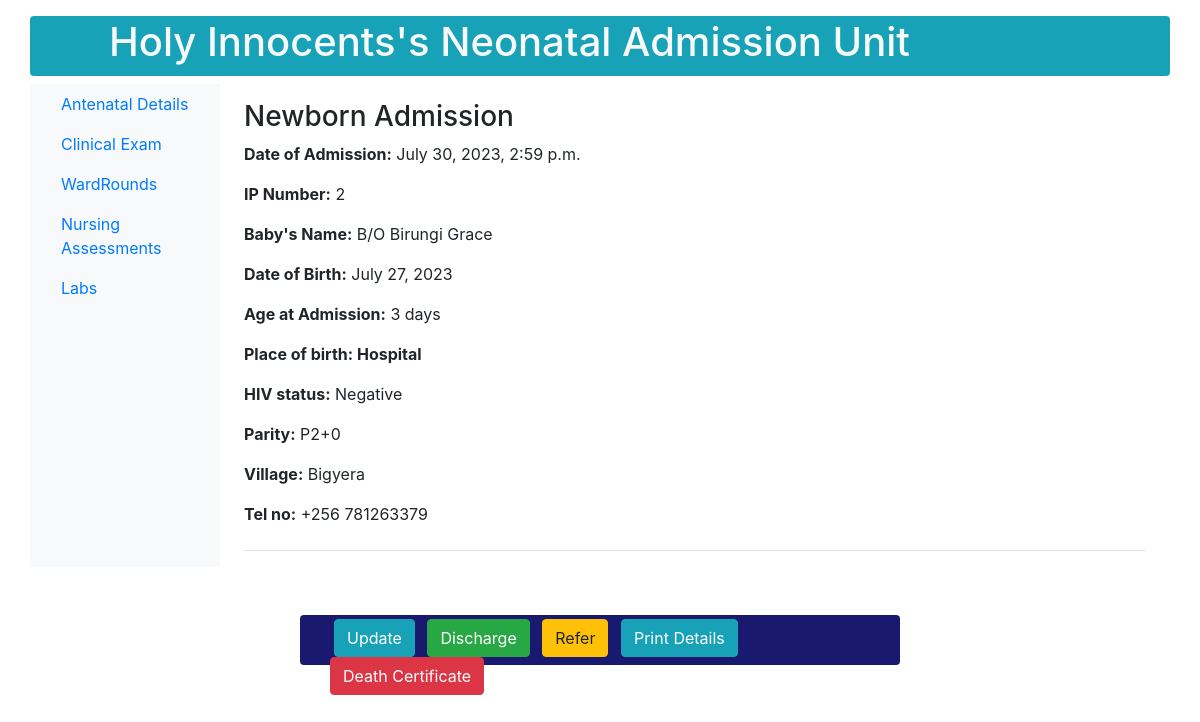
Before: /newborn/print/2/ with the older database file.
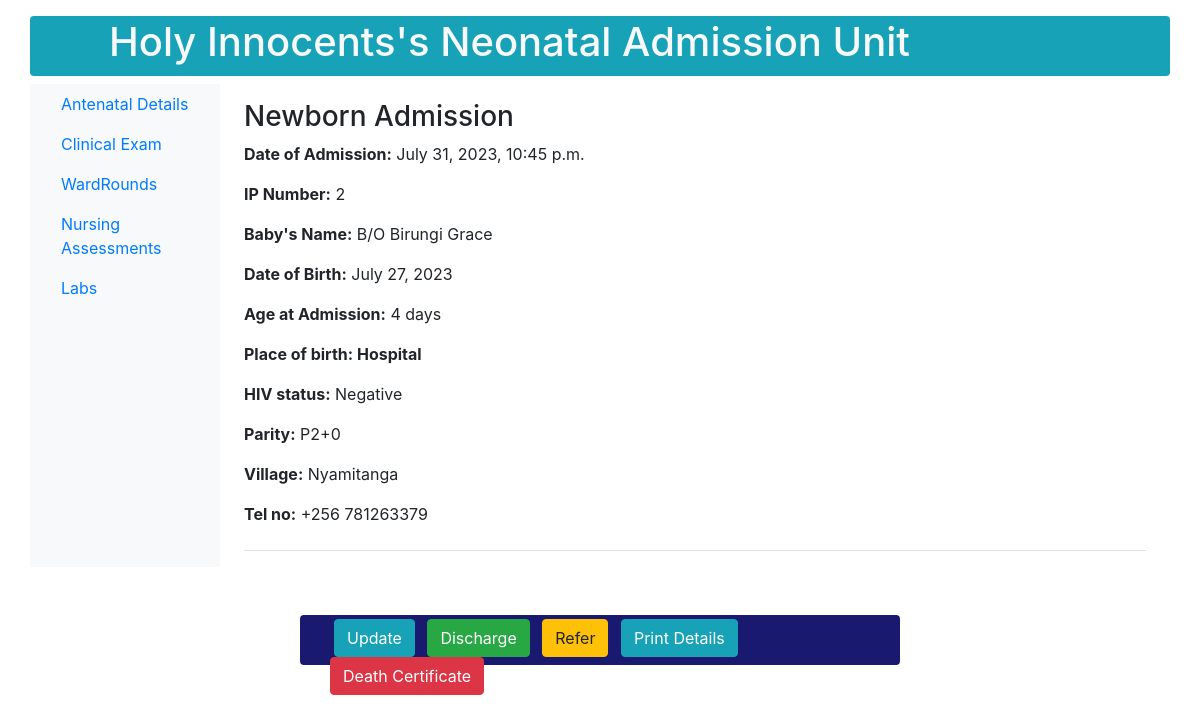
After: the same page with the newer database file.
### newborn/models.py (models this page shows, shortened)
class NewbornAdmission(models.Model):
    PLACE_OF_BIRTH_CHOICES = [
        ('Hospital', 'Hospital'),
        ('Along the road', 'Along the road'),
        ('Home', 'Home'),
    ]
    MODE_OF_DELIVERY_CHOICES = [
        ('SVD', 'SVD (Spontaneous Vaginal Delivery)'),
        ('C/S', 'C/S (Caesarean Section)'),
    ]
    MEANS_OF_TRANSPORT_CHOICES = [
        ('Ambulance', 'Ambulance'),
        ('Public means', 'Public means'),
    ]
    YES_NO_CHOICES = [
        ('Yes', 'Yes'),
        ('No', 'No'),
    ]
    SEX = [
        ('M', 'M'),
        ('F', 'F'),
    ]
    admission_date = models.DateTimeField()
    name = models.CharField(max_length=100)
    sex = models.CharField(max_length=100, choices=SEX)
    birth_weight = models.DecimalField(max_digits=2, decimal_places=1)
    delivery_date = models.DateTimeField()
    place_of_birth = models.CharField(max_length=20, choices=PLACE_OF_BIRTH_CHOICES)
    hospital_name = models.CharField(max_length=100, blank=True, null=True)
    mode_of_delivery = models.CharField(max_length=3, choices=MODE_OF_DELIVERY_CHOICES)
    indication = models.CharField(max_length=100, blank=True, null=True)
    resuscitation_done = models.CharField(max_length=3, choices=YES_NO_CHOICES)
    resuscitation_choices_1 = models.BooleanField(verbose_name='Bag&Mask', default=False, blank=True)
    resuscitation_choices_2 = models.BooleanField(verbose_name='Oxygen', default=False, blank=True)
    referred_in = models.CharField(max_length=3, choices=YES_NO_CHOICES)
    facility_name = models.CharField(max_length=100, blank=True, null=True)
    referral_date_time = models.DateTimeField(blank=True, null=True)
    reason_for_referral = models.CharField(max_length=100, blank=True, null=True)
    means_of_transport = models.CharField(max_length=20, choices=MEANS_OF_TRANSPORT_CHOICES, blank=True, null=True)
    oxygen_transport = models.CharField(max_length=3, choices=YES_NO_CHOICES, blank=True, null=True)
    mother = models.ForeignKey(MotherDetails, on_delete=models.CASCADE, null=True)

class MotherDetails(models.Model):
    name = models.CharField(max_length=50)
    age = models.IntegerField(default=28)
    blood_group = models.CharField(max_length=50, choices=BLOOD_GROUP)
    parity = models.CharField(max_length=100)
    number_of_living_children = models.CharField(max_length=100)
    hiv_status = models.CharField(max_length=50, choices=HIV_STATUS)
    level_of_education = models.CharField(max_length=50, choices=LEVEL_OF_EDUCATION)
    occupation = models.CharField(max_length=50, choices=OCCUPATION)
    location = models.ForeignKey(MotherLocation, on_delete=models.CASCADE, null=True)

class MotherLocation(models.Model):
    country = models.CharField(max_length=100)
    district = models.ForeignKey(District, on_delete=models.CASCADE)
    county_municipality = models.ForeignKey(CountyMunicipality, on_delete=models.CASCADE)
    subcounty = models.ForeignKey(Subcounty, on_delete=models.CASCADE)
    parish = models.ForeignKey(Parish, on_delete=models.CASCADE)
    village = models.ForeignKey(Village, on_delete=models.CASCADE)
    nin_no = models.CharField(max_length=100, default='CMX10000000')
    contact = models.CharField(max_length=100, default='+256 ')

class Village(models.Model):
    parish = models.ForeignKey(Parish, on_delete=models.CASCADE, null=True)
    name = models.CharField(max_length=100)
    def __str__(self):
        return self.name

### newborn/views.py (the view)
# urls.py: path('newborn/print/<int:pk>/', views.print_detail, name='clerkship-page'),
def print_detail(request, pk):
    newborn = NewbornAdmission.objects.get(pk=pk)
    age_delta = newborn.admission_date.date() - newborn.delivery_date.date()
    age_days = age_delta.days
    context = {
            'newborn': newborn,
            'age_days': age_days,
    }
    return render(request, 'newborn/details.html', context)

### newborn/templates/newborn/details.html (shortened to what this page needs)
{% load static %}
<!DOCTYPE html>
{% load crispy_forms_tags %}
{% load bootstrap4 %}
{% bootstrap_css %}
<html lang="en">
<head>
</head>
<body>
    <nav class="container navbar navbar-expand-md navbar-light bg-info topnavbar text-light justify-text-center mb-2 mt-3 rounded" style="height: 60px;">
        <div class="container">
            <ul class="ml-5 nav navbar-nav navbar-center">
                <li>
                    <h1 class="text-center">Holy Innocents's Neonatal Admission Unit<h1>
                </li>
            </ul>
        </div>
     </nav>
    <div class="container">
        <div class="row">
            <nav class="col-md-2 d-none d-md-block bg-light sidebar">
                <div class="sidebar-sticky">
                    <ul class="nav flex-column">
 			<li class="nav-item">
                            <a class="nav-link" href="{% url 'mothers_antenatal_details' pk=newborn.id %}">Antenatal Details</a>
                        </li>
                        <li class="nav-item">
                            <a class="nav-link" href="{% url 'clinical-exam' pk=newborn.id %}">Clinical Exam</a>
                        </li>
                        <li class="nav-item">
                            <a class="nav-link" href="#">WardRounds</a>
                        </li>
                        <li class="nav-item">
                            <a class="nav-link" href="#">Nursing Assessments</a>
                        </li>
                        <li class="nav-item">
				<a class="nav-link" href="{% url 'lab-request' newborn.pk %}">Labs</a>
                        </li>
                     </ul>
                 </div>
              </nav>
              <main role="main" class="col-md-9 ml-sm-auto col-lg-10 px-4">
                <div class="justify-content-between flex-wrap flex-md-nowrap align-items-center pt-3 pb-2 mb-3 border-bottom">
                    <h3>Newborn Admission</h3>
                    <p><b>Date of Admission:</b> {{ newborn.admission_date}}</p>
                    <p><b>IP Number:</b> {{ newborn.pk }} </p>
                    <p><b>Baby's Name:</b> {{ newborn.name}}</p>
                    <p><b>Date of Birth:</b> {{ newborn.delivery_date|date:"F j, Y" }}</p>
                    <p><b>Age at Admission:</b> {{ age_days }} days</p>
                    <p><b>Place of birth: {{ newborn.place_of_birth}}</b></p>
                    <p><b>HIV status:</b> {{ newborn.mother.hiv_status}}</p>
                    <p><b>Parity:</b> {{ newborn.mother.parity}}</p>
                    <p><b>Village:</b> {{ newborn.mother.location.village}}</p>
                    <p><b>Tel no:</b> {{ newborn.mother.location.contact}} </p></div>
                 </div>
            </div>
        <div class="container mt-5 justify-content-center rounded" style="height: 50px; width: 600px; background-color: #191970;">
            <div class="container mt-5 py-1 justify-content-center">
		    <a class="btn btn-info ml-1 mr-2" href="{% url 'update-details' pk=newborn.id  %}" role="button">Update</a>
                <a class="btn btn-success mr-2" href="{% url 'discharge' pk=newborn.id %}" role="button">Discharge</a>
                <a class="btn btn-warning mr-2" href="#" role="button">Refer</a>
                <a class="btn btn-info" href="{% url 'more-details' newborn.pk %}" role="button">Print Details</a>
                <a class="btn btn-danger" href="#" role="button">Death Certificate</a>
            </div>
        </div>
</body>
</html>

Changed rows visible on the page:
changed NewbornAdmission "B/O Birungi Grace": admission_date "July 30, 2023, 2:59 p.m." → "July 31, 2023, 10:45 p.m."; mother.location.village "Bigyera" → "Nyamitanga"
Other visible differences:
{{ age_days }}: "3" → "4"
